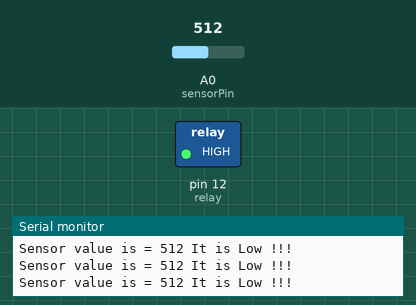
This sketch was run on a simulated Arduino Uno, built with avr-gcc and run on an emulated ATmega328P. On the bench: switched loads named in the sketch (green lamp = pin HIGH), the last lines printed to the serial monitor. Inputs (shaded band) come from the test bench; at power-on: A0 (sensorPin) = 512.

Above: at 1.2 s.
1.3 s: A0 (sensorPin) set to 583
4.3 s: A0 (sensorPin) set to 610
At 5.0 s:
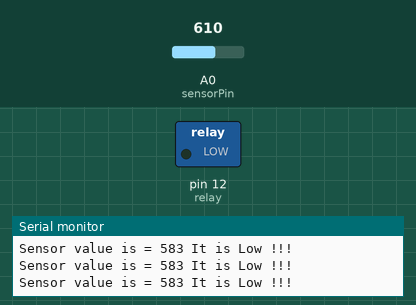
Timing chart, 0 to 9.8 s (numbered marks = the images above; inputs shaded):
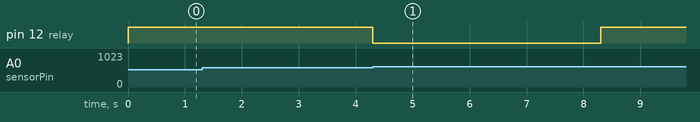

The sketch:

all_sensor_realy_wifi_db.ino
```cpp
const int relay = 12; //relay signal pin / D6

const int sensorPin = A0; //analog signal pin / A0 for water level sensor

int counter_water_level=0;

void setup() {

  Serial.begin(115200);
  pinMode(relay, OUTPUT);

}

void loop() {
  // put your main code here, to run repeatedly:


  while(counter_water_level==0){
    water_lvl_func();
  }

  delay(1000);

}

void run_motor_func(int motorRunTime){
  // Normally Open configuration, send LOW signal to let current flow
  // (if you're usong Normally Closed configuration send HIGH signal)
  digitalWrite(relay, LOW);
  //Serial.println("Current Flowing");
  delay(motorRunTime);

  // Normally Open configuration, send HIGH signal stop current flow
  // (if you're usong Normally Closed configuration send LOW signal)
  digitalWrite(relay, HIGH);
  //Serial.println("Current not Flowing");

  counter_water_level+=1;
}


void water_lvl_func(){

  int sensorValue = analogRead(sensorPin);
  //Serial.print("Sensor value: ");

  if (sensorValue >= 600) { // Water high

    run_motor_func(4000);
    Serial.println("Sensor value is = "+String(sensorValue)+" It is high !!!");

  }else { // Water low
    digitalWrite(relay, HIGH);
    Serial.println("Sensor value is = "+String(sensorValue)+" It is Low !!!");
  }

}
```

Measured:
- the behaviour switches between 599 and 600 on A0 (sensorPin) (found by bisection; images 0 and 1)
- after the input at 4.3 s, pin 12 (relay): HIGH → LOW at once, → HIGH 4.0 s later
